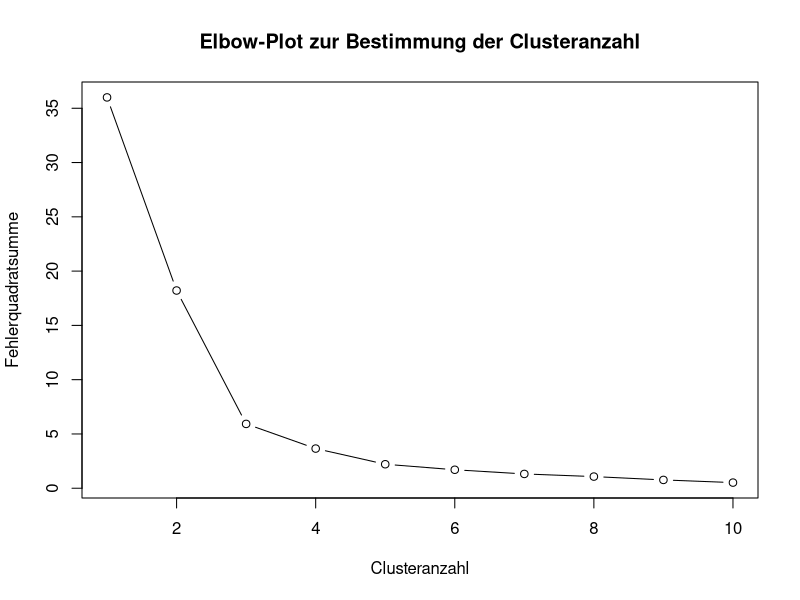
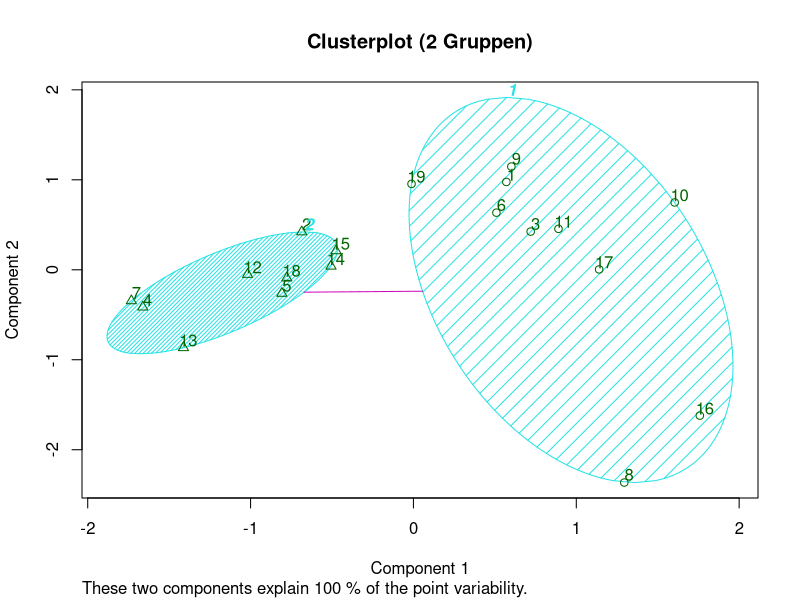
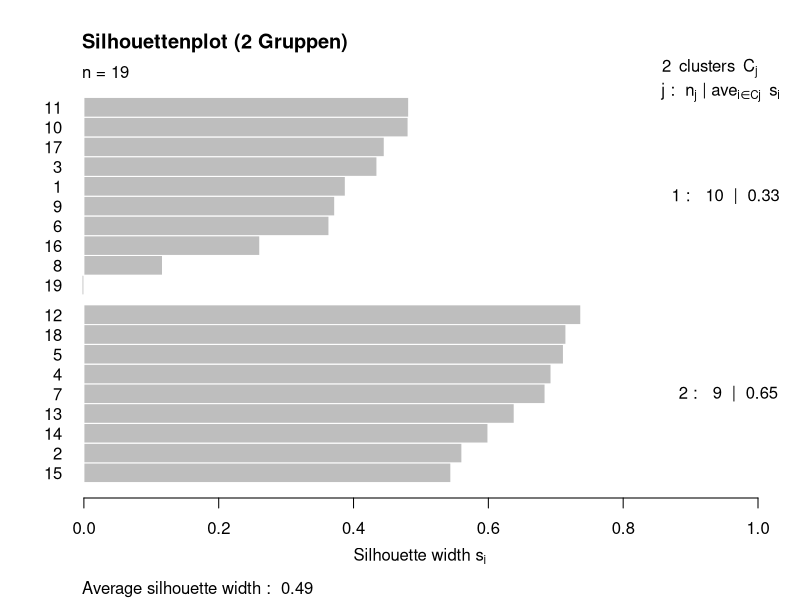
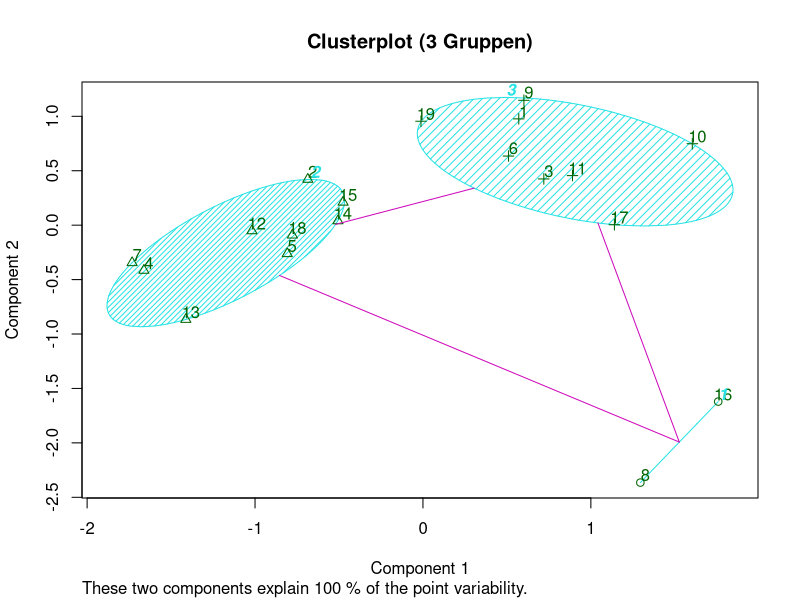
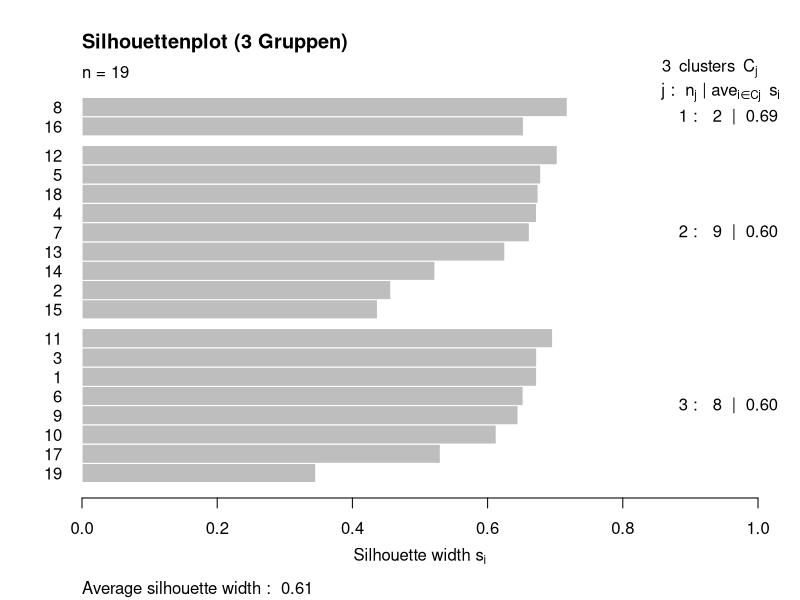

The R source for these figures, in order:
## ---- chunk 1
daten = read.table("wi23b095.txt", sep = ";", header= TRUE)
str(daten)
## ---- chunk 2
summary(daten)
## ---- chunk 3
cluster_daten = scale(daten[, 3:4])
## ---- chunk 4
set.seed(42)
wss = c()
for (i in 1:10) {
  wss[i] = kmeans(cluster_daten, centers = i, nstart = 25)$tot.withinss
}
wss = data.frame(Clusteranzahl = 1:10, Fehlerquadratsumme = wss)
wss
## ---- chunk 5
with(wss, plot(Clusteranzahl, Fehlerquadratsumme, type = "b",  
main = "Elbow-Plot zur Bestimmung der Clusteranzahl"))
## ---- chunk 6
set.seed(42)
km2 = kmeans(cluster_daten, centers = 2, nstart = 25)
daten$cluster2 = km2$cluster
table(km2$cluster)
## ---- chunk 7
aggregate(. ~ cluster2, data = daten[, c("fahrsicherheit_trocken", 
"fahrsicherheit_nass", "cluster2")], mean)
## ---- chunk 8
library(cluster)
clusplot(cluster_daten, km2$cluster, labels = 2, 
shade = TRUE, main = "Clusterplot (2 Gruppen)")
## ---- chunk 9
#| fig.height: 6
#| fig.width: 8
sil2 = silhouette(km2$cluster, dist(cluster_daten))
plot(sil2, main = "Silhouettenplot (2 Gruppen)")
## ---- chunk 10
set.seed(42)
km3 = kmeans(cluster_daten, centers = 3, nstart = 25)
daten$cluster3 = km3$cluster
table(km3$cluster)
## ---- chunk 11
aggregate(. ~ cluster3, data = daten[, c("fahrsicherheit_trocken", 
"fahrsicherheit_nass", "cluster3")], mean)
## ---- chunk 12
clusplot(cluster_daten, km3$cluster, labels = 2, 
         shade = TRUE, main = "Clusterplot (3 Gruppen)")
## ---- chunk 13
#| fig.height: 7
#| fig.width: 8
sil3 = silhouette(km3$cluster, dist(cluster_daten))
plot(sil3, main = "Silhouettenplot (3 Gruppen)")
## ---- chunk 14
cat("Durchschnittliche Silhouettenbreite (2 Gruppen):", mean(sil2[, 3]), "\n")
cat("Durchschnittliche Silhouettenbreite (3 Gruppen):", mean(sil3[, 3]), "\n")
